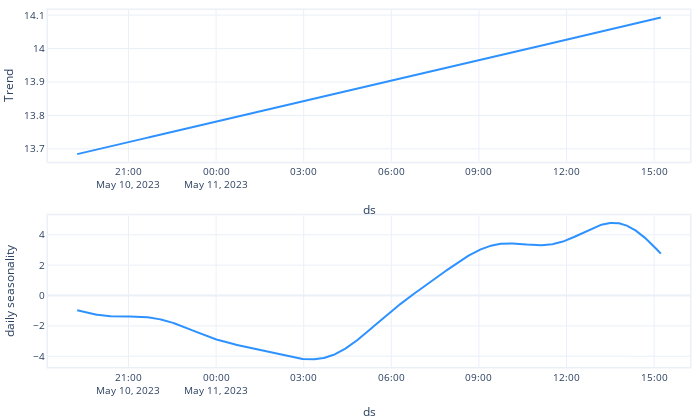

Here is the notebook cell this chart was saved with:
### Code cell
plot2 = m.plot_components(forecast)
plot2.show()

### Figure 1 — Plotly figure (JSON) as saved in the notebook; plotly's stock layout.template omitted (floating-point values rounded to 4 significant figures; data arrays with more than 128 entries replaced by an {"elided": "..."} marker saying what was removed)
{"data": [{"line": {"color": "#2d92ff", "width": 2}, "mode": "lines", "name": "<b style=\"color:sandybrown\">[R]</b> Trend <i style=\"color:#fc9944\">~1m</i>", "showlegend": false, "type": "scatter", "uid": "99cdc02c-a4d3-47f3-a42d-ec697ca50115", "x": {"elided": "1000 str values"}, "xaxis": "x", "y": {"elided": "1000 float values"}, "yaxis": "y"}, {"line": {"color": "#2d92ff", "width": 2}, "mode": "lines", "name": "<b style=\"color:sandybrown\">[R]</b> daily seasonality <i style=\"color:#fc9944\">~1m</i>", "showlegend": false, "type": "scatter", "uid": "b4f52e86-a5ef-4579-815f-d703703d2376", "x": {"elided": "1000 str values"}, "xaxis": "x2", "y": {"elided": "1000 float values"}, "yaxis": "y2"}], "layout": {"autosize": true, "font": {"size": 10}, "height": 420, "hovermode": "x unified", "legend": {"traceorder": "reversed", "y": 0.1}, "margin": {"b": 0, "l": 0, "pad": 0, "r": 10, "t": 10}, "title": {"font": {"size": 12}}, "width": 700, "xaxis": {"anchor": "y", "domain": [0, 1], "linewidth": 1.5, "mirror": true, "range": ["2023-05-10T18:14:41", "2023-05-11T16:13:41"], "showline": true, "title": {"text": "ds"}, "type": "date"}, "xaxis2": {"anchor": "y2", "domain": [0, 1], "linewidth": 1.5, "mirror": true, "range": ["2023-05-10T18:14:41", "2023-05-11T16:13:41"], "showline": true, "title": {"text": "ds"}, "type": "date"}, "yaxis": {"anchor": "x", "autorange": true, "domain": [0.575, 1], "linewidth": 1.5, "mirror": true, "range": [13.66, 14.12], "rangemode": "normal", "showline": true, "title": {"text": "Trend"}, "type": "linear"}, "yaxis2": {"anchor": "x2", "autorange": true, "domain": [0, 0.425], "linewidth": 1.5, "mirror": true, "range": [-4.709, 5.285], "rangemode": "tozero", "showline": true, "title": {"text": "daily seasonality"}, "type": "linear"}}}
